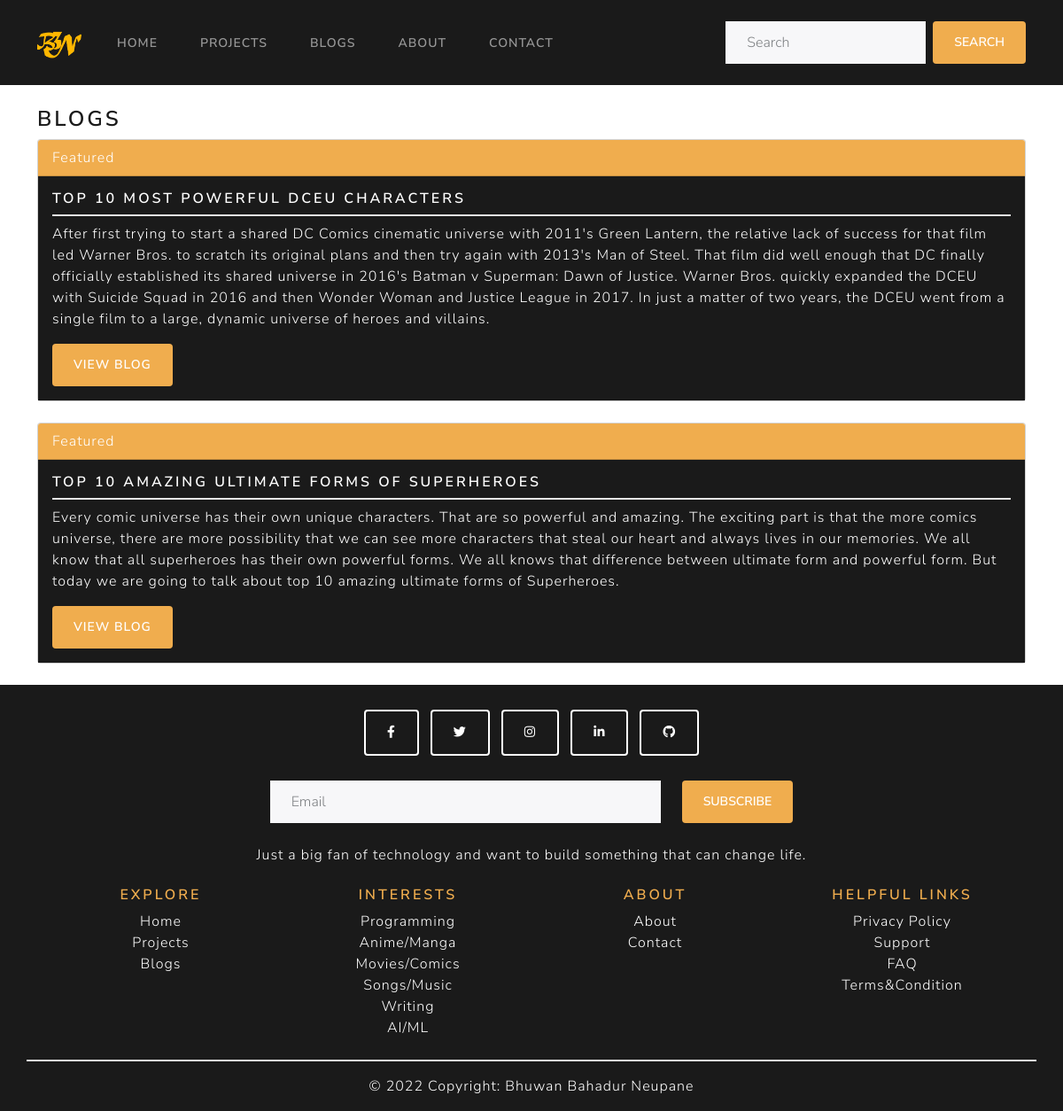
Screenshot of /blogs with the database file from the repository.
### portfolio/models.py (models this page shows, shortened)
class Blogs(models.Model):
	id = models.AutoField(primary_key=True)
	title = models.CharField(max_length=400)
	image = models.ImageField(upload_to='media/', blank=True, null=True)
	summary = models.TextField(null=True, blank=True)
	desc  = RichTextField()

### portfolio/views.py (the view)
# urls.py: path('blogs', blogs, name='blogs'),
def blogs (request):
	context = { 'blog': Blogs.objects.all()}
	return render(request, 'blogs.html', context)

### templates/blogs.html (shortened to what this page needs)
{% extends 'index.html' %}
{% load static %}
{% block content %}
<div class="container mt-4 mb-4">
  <p class="h3">Blogs</p>
  {% if blog %}
  {% for x in blog %}
	<div class="row mt-1 mb-4">
		<div class="col">
		  <div class="card">
        <div class="card-header bg-warning text-white">
          Featured
        </div>
        <div class="card-body bg-primary text-white">
          <h5 class="card-title">{{ x.title }}</h5>
          <div class=" container bg-light mb-2"></div>
          <p class="card-text">{{x.summary}}</p>
          <a href="#" class="btn bg-warning text-white">View Blog</a>
        </div>
      </div>
	  </div>
  </div>
  {% endfor %}
  {% endif %}
</div>
{% endblock content %}

### static/css/style.css (style rules this page uses)
* { box-sizing: border-box; }
body { margin: 0; font-family: Arial, Helvetica, sans-serif; }

### rows the page displays
Blogs: title "TOP 10 MOST POWERFUL DCEU CHARACTERS", summary "After first trying to start a shared DC Comics cinematic universe with 2011's Green Lantern, the relative lack of success for that film led Warner Bros. to scratch its original plans and then try again with 2013's Man of Steel. That film did well enough that DC finally officially established its shared universe in 2016's Batman v Superman: Dawn of Justice. Warner Bros. quickly expanded the DCEU with Suicide Squad in 2016 and then Wonder Woman and Justice League in 2017. In just a matter of two years, the DCEU went from a single film to a large, dynamic universe of heroes and villains."
Blogs: title "TOP 10 AMAZING ULTIMATE FORMS OF SUPERHEROES", summary "Every comic universe has their own unique characters. That are so powerful and amazing. The exciting part is that the more comics universe, there are more possibility that we can see more characters that steal our heart and always lives in our memories. We all know that all superheroes has their own powerful forms. We all knows that difference between ultimate form and powerful form. But today we are going to talk about top 10 amazing ultimate forms of Superheroes."
